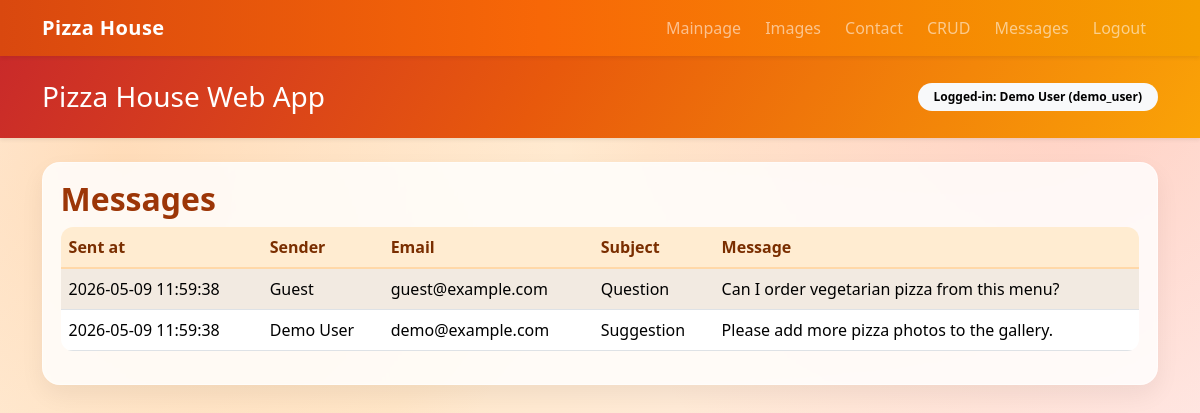
The page /index.php?route=messages (signed in) on the database its author committed.
### tables this page shows
CREATE TABLE IF NOT EXISTS messages (
    id INT AUTO_INCREMENT PRIMARY KEY,
    sender_name VARCHAR(150) NOT NULL,
    sender_email VARCHAR(150) NOT NULL,
    subject VARCHAR(200) NOT NULL,
    message_body TEXT NOT NULL,
    user_id INT NULL,
    created_at DATETIME NOT NULL,
    CONSTRAINT fk_messages_users FOREIGN KEY (user_id) REFERENCES users(id) ON DELETE SET NULL
);

CREATE TABLE IF NOT EXISTS users (
    id INT AUTO_INCREMENT PRIMARY KEY,
    family_name VARCHAR(100) NOT NULL,
    surname VARCHAR(100) NOT NULL,
    login_name VARCHAR(100) NOT NULL UNIQUE,
    password_hash VARCHAR(255) NOT NULL
);

### app/core/View.php (called while the page is built, shortened)
<?php
class View
{
    public static function render(string $view, array $data = []): void
    {
        extract($data);
        require __DIR__ . '/../views/layout/header.php';
        require __DIR__ . '/../views/' . $view . '.php';
        require __DIR__ . '/../views/layout/footer.php';
    }
}

### app/controllers/MessageController.php (called while the page is built, shortened)
<?php
class MessageController
{
    private Message $messageModel;
    public function __construct()
    {
        $this->messageModel = new Message();
    }
    public function index(): void
    {
        $messages = $this->messageModel->allLatestFirst();
        View::render('messages/index', ['messages' => $messages]);
    }
}

### app/core/Database.php (called while the page is built, shortened)
<?php
class Database
{
    private static ?PDO $instance = null;
    public static function getConnection(): PDO
    {
        if (self::$instance === null) {
            self::$instance = new PDO(
                'mysql:host=' . DB_HOST . ';dbname=' . DB_NAME . ';charset=utf8mb4',
                DB_USER,
                DB_PASS,
                [PDO::ATTR_ERRMODE => PDO::ERRMODE_EXCEPTION]
            );
        }
        return self::$instance;
    }
}

### app/models/Message.php (called while the page is built, shortened)
<?php
class Message
{
    public function allLatestFirst(): array
    {
        $sql = 'SELECT m.*, u.family_name, u.surname FROM messages m LEFT JOIN users u ON u.id = m.user_id ORDER BY m.created_at DESC';
        $stmt = Database::getConnection()->query($sql);
        return $stmt->fetchAll(PDO::FETCH_ASSOC);
    }
}

### app/views/messages/index.php (the view)
<section>
    <h2>Messages</h2>
    <div class="table-responsive">
        <table class="table table-striped">
            <thead><tr><th>Sent at</th><th>Sender</th><th>Email</th><th>Subject</th><th>Message</th></tr></thead>
            <tbody>
                <?php foreach ($messages as $msg): ?>
                    <tr>
                        <td><?= htmlspecialchars($msg['created_at']) ?></td>
                        <td><?php if ($msg['user_id']): ?><?= htmlspecialchars($msg['family_name'] . ' ' . $msg['surname']) ?><?php else: ?>Guest<?php endif; ?></td>
                        <td><?= htmlspecialchars($msg['sender_email']) ?></td>
                        <td><?= htmlspecialchars($msg['subject']) ?></td>
                        <td><?= htmlspecialchars($msg['message_body']) ?></td>
                    </tr>
                <?php endforeach; ?>
            </tbody>
        </table>
    </div>
</section>

### public/assets/css/style.css (style rules this page uses)
body { background: radial-gradient(circle at 10% 20%, rgba(255, 159, 67, 0.25), transparent 35%), radial-gradient(circle at 90% 10%, rgba(255, 107, 107, 0.2), transparent 40%), linear-gradient(135deg, #fff5eb 0%, #ffe8cc 40%, #fff0f6 100%); color: #2d2a32; min-height: 100vh; }
main > section, main > .row, main > .p-4, main > .table-responsive, main > .alert, main > div.row { background: rgba(255, 255, 255, 0.82); border: 1px solid rgba(255, 255, 255, 0.5); border-radius: 18px; padding: 1.1rem; box-shadow: 0 10px 24px rgba(0, 0, 0, 0.06); backdrop-filter: blur(2px); }
h2, h3 { color: #9c3607; font-weight: 700; }
.table { border-radius: 12px; overflow: hidden; }
.table thead th { background: #ffecd1; color: #7a2e00; border-bottom: 2px solid #ffd8a8; }
.table td, .table th { vertical-align: middle; }
.table-striped > tbody > tr:nth-of-type(odd) > * { background-color: #fff7ed; }

### rows shown on the page
messages: created_at "2026-05-09 11:59:38", shows "Guest", sender_email "guest@example.com", subject "Question", message_body "Can I order vegetarian pizza from this menu?"
messages: created_at "2026-05-09 11:59:38", user.surname "Demo User", sender_email "demo@example.com", subject "Suggestion", message_body "Please add more pizza photos to the gallery."

### other values the page prints
$_SESSION['user']['family_name'] "Demo"
$_SESSION['user']['surname'] "User"
$_SESSION['user']['login_name'] "demo_user"
